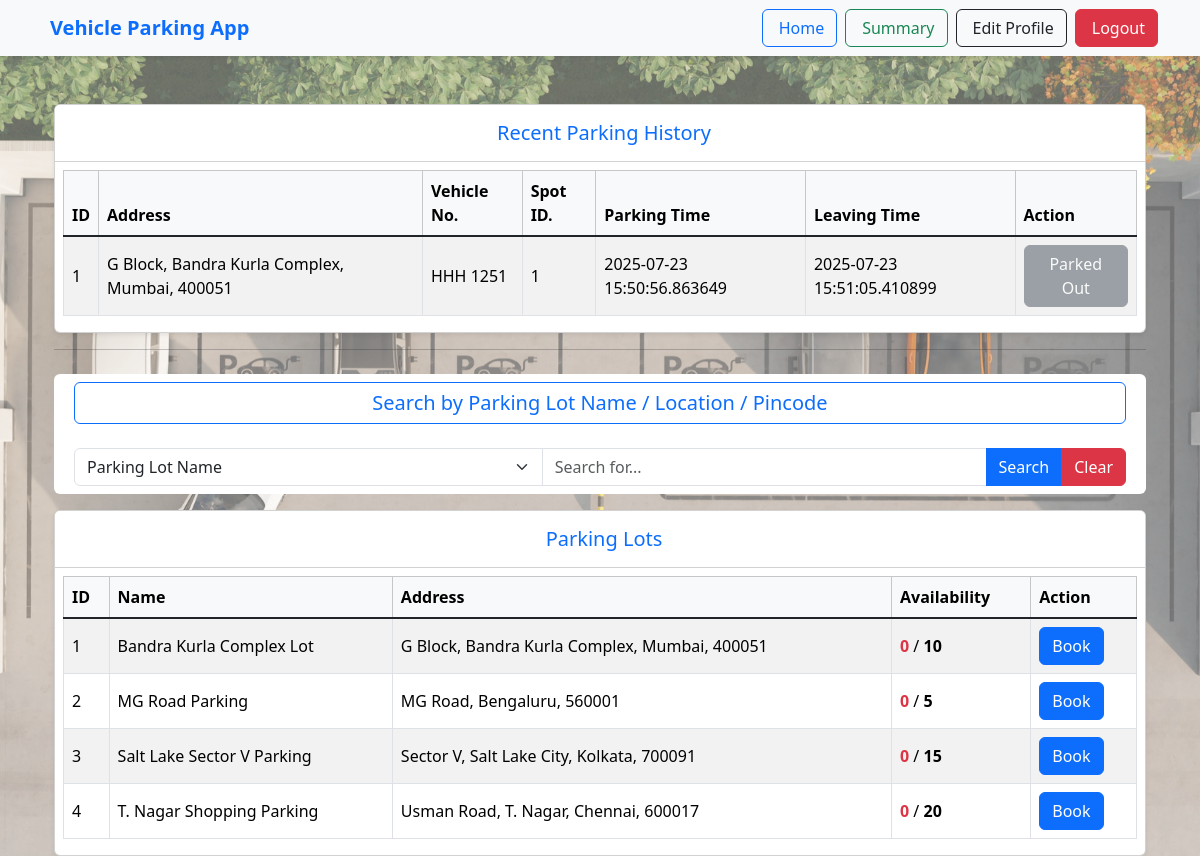
The app's page / (signed in) with its own data.
### models/models.py (models this page shows)
class ReserveParkingSpot(db.Model):
    id = db.Column(db.Integer, primary_key = True, autoincrement = True)
    spot_id = db.Column(db.Integer, db.ForeignKey('parking_spot.id'))
    lot_id = db.Column(db.Integer, db.ForeignKey('parking_lot.id'))
    vehicle_no = db.Column(db.String, nullable=False)
    address = db.Column(db.String(250), nullable = False)
    pincode = db.Column(db.String(10), nullable = False)
    user_id = db.Column(db.Integer, db.ForeignKey('user.user_id'))
    parking_timestamp = db.Column(db.DateTime, nullable = False)
    leaving_timestamp = db.Column(db.DateTime)
    parking_cost = db.Column(db.Float, nullable = False)
    spot = db.relationship('ParkingSpot', backref='reserve_parking_spot', lazy=True, uselist=False)

class ParkingSpot(db.Model):
    id = db.Column(db.Integer, primary_key = True, autoincrement = True)
    lot_id = db.Column(db.Integer, db.ForeignKey('parking_lot.id'), nullable = False)
    status = db.Column(db.String(20), nullable = False)

class ParkingLot(db.Model):
    id = db.Column(db.Integer, primary_key = True, autoincrement = True)
    prime_location_name = db.Column(db.String(100), nullable = False)
    address = db.Column(db.String(250), nullable = False)
    pincode = db.Column(db.String(10), nullable = False)
    maximum_number_of_spots = db.Column(db.Integer, nullable = False)
    price = db.Column(db.Float, nullable = False)
    spot = db.relationship('ParkingSpot', backref='parking_lot', lazy=True,uselist=False)
    reserve = db.relationship('ReserveParkingSpot', backref='parking_lot', lazy=True, uselist=False)

### controller/routes.py (the view)
@app.route('/')
def home():
    if 'user_email' in session:
        if session.get('user_role', None) == 'admin':
            lots = ParkingLot.query.all()
            spot = ParkingSpot.query.all()
            for lot in lots:
                total_spots = ParkingSpot.query.filter_by(lot_id=lot.id).count()
                occupied_spots = ParkingSpot.query.filter_by(lot_id=lot.id, status='O').count()
                lot.total_spots = total_spots
                lot.occupied_spots = occupied_spots
            return render_template("home.html", parking_lots=lots,spot=spot)
        else:
            lots = ParkingLot.query.all()
            reserve_parking_spot = ReserveParkingSpot.query.filter_by(user_id=session['user_id']).all()
            spot = ParkingSpot.query.all()
            parameter = request.args.get('parameter')
            query = request.args.get('query')
            if parameter=='lot_name':
                lots = ParkingLot.query.filter(ParkingLot.prime_location_name.ilike(f'%{query}%'))
            elif parameter == 'address':
                lots = ParkingLot.query.filter(ParkingLot.address.ilike(f'%{query}%'))
            elif parameter == 'pincode':
                lots = ParkingLot.query.filter(ParkingLot.pincode.ilike(f'%{query}%'))
            for lot in lots:
                total_spots = ParkingSpot.query.filter_by(lot_id=lot.id).count()
                occupied_spots = ParkingSpot.query.filter_by(lot_id=lot.id, status='O').count()
                lot.total_spots = total_spots
                lot.occupied_spots = occupied_spots
            return render_template("home.html", parking_lots=lots,reserve=reserve_parking_spot)
    else:
        return render_template('home.html')

### templates/home.html (shortened to what this page needs)
{% extends 'base.html' %}
{% block content %}
<div class="container mt-5">
    {% if not session.get('user_email',None) %}
    <div class="container d-flex align-items-center justify-content-center" style="min-height: 80vh;">
    <div class="text-center bg-white bg-opacity-75 p-5 rounded shadow" style="max-width: 600px; width: 100%;">
        <h1 class="display-9 fw-bold text-primary mb-3">Welcome to Vehicle Parking App</h1>
        <p class="lead text-secondary mb-4">
            Simplify your vehicle parking experience with our smart solution.
        </p>
        <div class="d-flex justify-content-center gap-3">
            <a href="{{ url_for('login') }}" class="btn btn-primary btn-lg">Get Started</a>
            <a href="{{ url_for('signup') }}" class="btn btn-outline-primary btn-lg">Sign Up</a>
        </div>
    </div>
    </div>
    {% else %}
        {% if session.get('user_role',None) == 'admin' %}
            {% include 'admin_dashboard.html' %}
        {% else %}
            {% include 'user_dashboard.html' %}
        {% endif %}
    {% endif %}
 </div>
{% endblock %}

### templates/user_dashboard.html (shortened to what this page needs)
<div class="container mt-5">
     <div class="card shadow-sm">
        <div class="card-header bg-white">
            <h5 class="mb-0 text-primary text-center mb-2 mt-2">
                Recent Parking History
            </h5>
        </div>
        <div class="card-body p-2">
            <div class="table-responsive">
                <table class="table table-hover table-striped mb-2 align-middle table-bordered">
                    <thead class="table-light">
                        <tr>
                            <th>ID</th>
                            <th>Address</th>
                            <th>Vehicle No.</th>
                            <th>Spot ID.</th>
                            <th>Parking Time</th>
                            <th>Leaving Time</th>
                            <th>Action</th>
                        </tr>
                    </thead>
                    <tbody class="table-group-divider">
                    {% for reserve in reserve %}
                        <tr>
                            <td>{{ reserve.id }}</td>
                            <td>{{ reserve.address }}, {{ reserve.pincode }}</td>
                            <td>{{ reserve.vehicle_no }}</td>
                            <td>{{ reserve.spot.id}}</td>
                            <td>{{ reserve.parking_timestamp }}</td>
                            <td>
                                {% if reserve.leaving_timestamp %}
                                    {{ reserve.leaving_timestamp }}
                                {% else %}
                                    -
                                {% endif %}
                            </td>
                            <td>
                                {% if not reserve.leaving_timestamp %}
                                    <a href="{{ url_for('release_parking', reservation_id=reserve.id) }}" class="btn btn-primary">Release</a>
                                {% else %}
                                    <button class="btn btn-secondary" disabled>Parked Out</button>
                                {% endif %}
                            </td>
                        </tr>
                    {% endfor %}
                    </tbody>
                </table>
            </div>
        </div>
    </div>
    {% include 'searchbar_user.html' %}
    <div class="card shadow-sm">
        <div class="card-header bg-white">
            <h5 class="mb-0 text-primary text-center mb-2 mt-2">
                Parking Lots
            </h5>
        </div>
        <div class="card-body p-2">
            <div class="table-responsive">
                <table class="table table-hover table-striped mb-2 align-middle table-bordered">
                    <thead class="table-light">
                        <tr>
                            <th>ID</th>
                            <th>Name</th>
                            <th>Address</th>
                            <th>Availability</th>
                            <th>Action</th>
                        </tr>
                    </thead>
                    <tbody class="table-group-divider">
                        {% for lot in parking_lots %}
                        <tr>
                            <td>{{ lot.id }}</td>
                            <td>{{ lot.prime_location_name }}</td>
                            <td>{{ lot.address }}, {{ lot.pincode}}</td>
                            <td><span class="text-danger fw-bold">{{ lot.occupied_spots }}</span> /
                                <span class="fw-bold">{{ lot.total_spots }}</span>
                            </td>
                            <td><a href="{{ url_for('book_parking_spot', lot_id=lot.id) }}" class="btn btn-primary"> Book </button></td>
                        </tr>
                        {% endfor %}
                    </tbody>
                </table>
            </div>
        </div>
    </div>
</div>

### templates/base.html (style rules this page uses)
html, body { height: 100%; margin: 0; padding: 0; }
body { background-image: url('/static/back.jpg'); background-size: cover; background-repeat: no-repeat; background-position: center center; }

### records on screen
ReserveParkingSpot: id "1", address "G Block, Bandra Kurla Complex, Mumbai", pincode "400051", vehicle_no "HHH 1251", spot.id "1", parking_timestamp "2025-07-23 15:50:56.863649", leaving_timestamp "2025-07-23 15:51:05.410899", shows "Parked Out"
ParkingLot: id "1", prime_location_name "Bandra Kurla Complex Lot", address "G Block, Bandra Kurla Complex, Mumbai", pincode "400051", occupied_spots "0", total_spots "10"
ParkingLot: id "2", prime_location_name "MG Road Parking", address "MG Road, Bengaluru", pincode "560001", occupied_spots "0", total_spots "5"
ParkingLot: id "3", prime_location_name "Salt Lake Sector V Parking", address "Sector V, Salt Lake City, Kolkata", pincode "700091", occupied_spots "0", total_spots "15"
ParkingLot: id "4", prime_location_name "T. Nagar Shopping Parking", address "Usman Road, T. Nagar, Chennai", pincode "600017", occupied_spots "0", total_spots "20"
